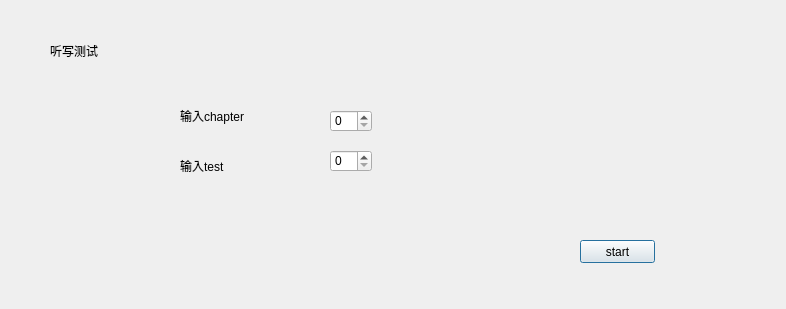
<?xml version="1.0" encoding="UTF-8"?>
<ui version="4.0">
 <class>Dialog</class>
 <widget class="QDialog" name="Dialog">
  <property name="geometry">
   <rect>
    <x>0</x>
    <y>0</y>
    <width>786</width>
    <height>309</height>
   </rect>
  </property>
  <property name="windowTitle">
   <string>Dialog</string>
  </property>
  <widget class="QLabel" name="label">
   <property name="geometry">
    <rect>
     <x>50</x>
     <y>30</y>
     <width>131</width>
     <height>41</height>
    </rect>
   </property>
   <property name="text">
    <string>听写测试</string>
   </property>
  </widget>
  <widget class="QLabel" name="label_2">
   <property name="geometry">
    <rect>
     <x>180</x>
     <y>100</y>
     <width>151</width>
     <height>31</height>
    </rect>
   </property>
   <property name="text">
    <string>输入chapter</string>
   </property>
  </widget>
  <widget class="QLabel" name="label_3">
   <property name="geometry">
    <rect>
     <x>180</x>
     <y>150</y>
     <width>151</width>
     <height>31</height>
    </rect>
   </property>
   <property name="text">
    <string>输入test</string>
   </property>
  </widget>
  <widget class="QSpinBox" name="chapter">
   <property name="geometry">
    <rect>
     <x>330</x>
     <y>110</y>
     <width>42</width>
     <height>22</height>
    </rect>
   </property>
  </widget>
  <widget class="QSpinBox" name="test">
   <property name="geometry">
    <rect>
     <x>330</x>
     <y>150</y>
     <width>42</width>
     <height>22</height>
    </rect>
   </property>
  </widget>
  <widget class="QPushButton" name="pushButton">
   <property name="geometry">
    <rect>
     <x>580</x>
     <y>240</y>
     <width>75</width>
     <height>23</height>
    </rect>
   </property>
   <property name="text">
    <string>start</string>
   </property>
  </widget>
 </widget>
 <resources/>
 <connections/>
</ui>
